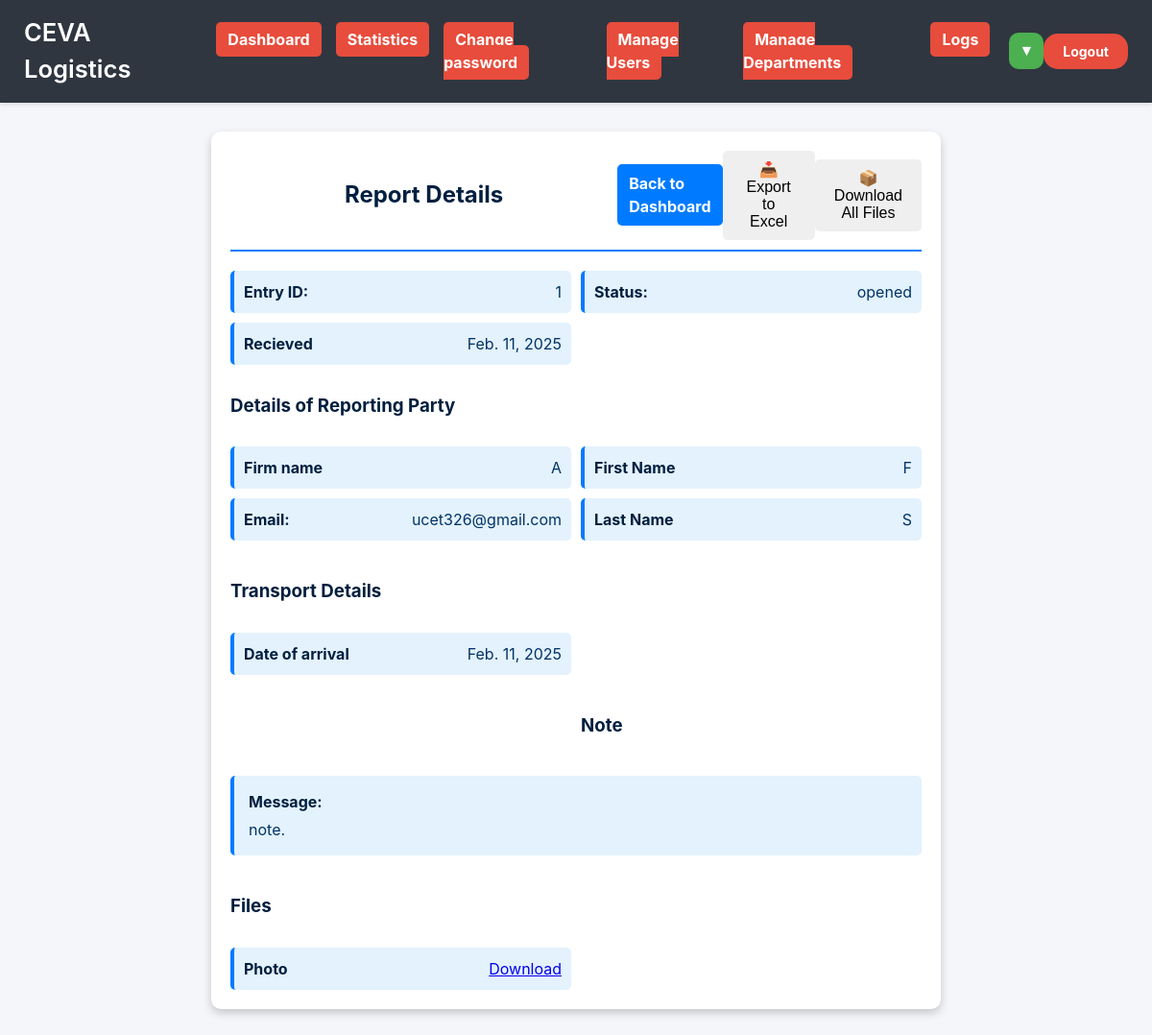
/entry_detail/1/CM (signed in), run on an earlier commit of the app's database.
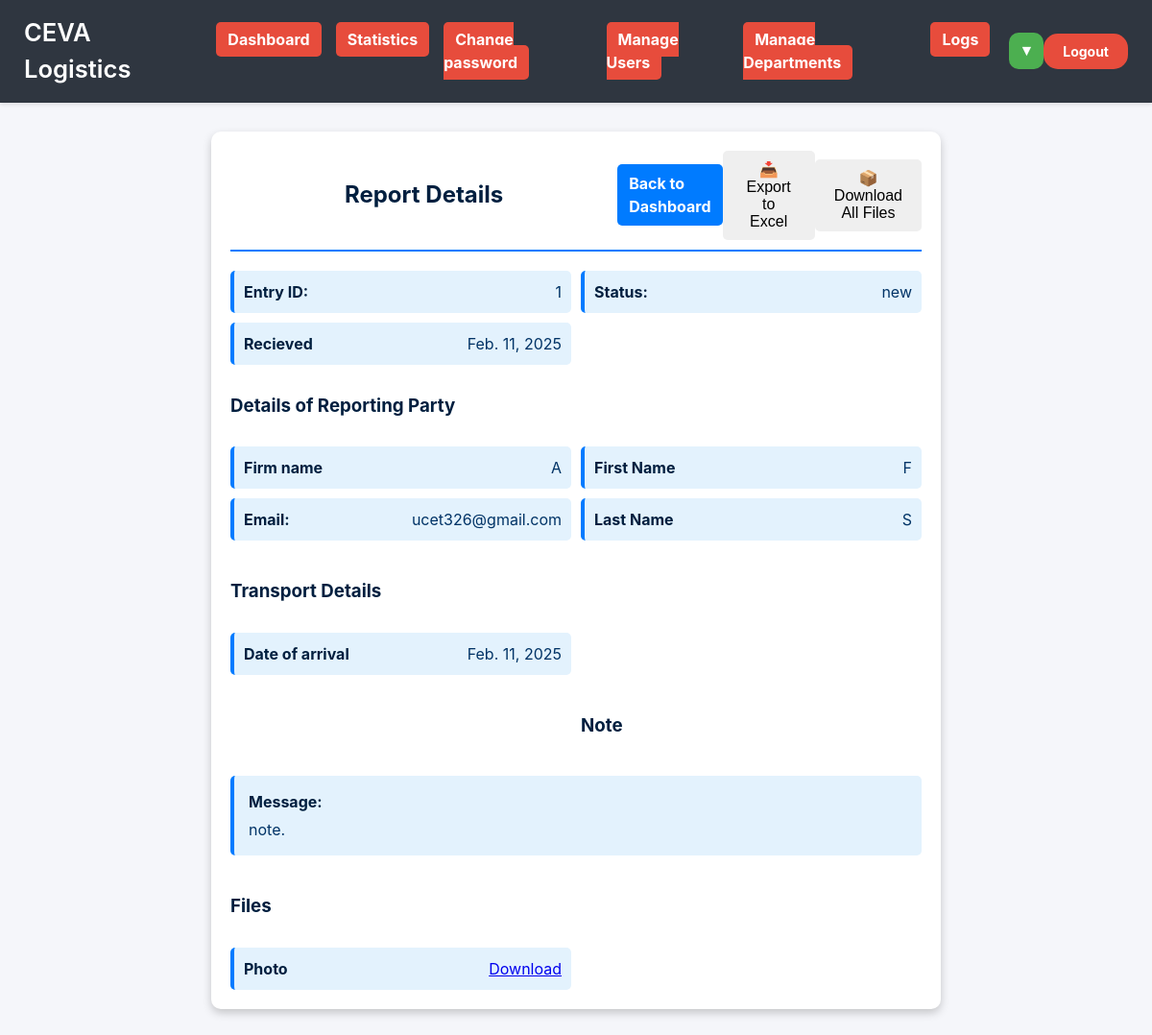
And on a later commit of the database.
### main/models.py (models this page shows, shortened)
class CommunicationModel(models.Model):
    date_of_arrival = models.DateField(auto_now_add=True)
    firm_name = models.CharField(max_length=30)
    second_name = models.CharField(max_length=30)
    first_name = models.CharField(max_length=30)
    email = models.EmailField()
    date = models.DateField(null=True, blank=True, default=datetime.date.today)
    message = models.TextField()
    photo = models.FileField(upload_to='temp/')
    status = models.CharField(max_length=20, choices=STATUS_CHOICES, default='new')

### main/views.py (the view)
# urls.py: path("entry_detail/<int:id>/<str:_type>", views.entry_detail, name="entry_detail"),
@login_required
def entry_detail(request, id, _type):
    set_language(request)
    entry = None
    match _type:
        case 'CL':
            entry = ClaimModel.objects.get(id=id)
        case 'CM':
            entry = CommunicationModel.objects.get(id=id)
        case 'TR':
            entry = TransportModel.objects.get(id=id)
        case 'VP':
            entry = PreparationModel.objects.get(id=id)
        case 'OT':
            entry = OtherModel.objects.get(id=id)
    if request.method == "POST":
        if "export" in request.POST:
            return export_single_object(request, id, entry.__class__)
        elif "download" in request.POST:
            return download_all_files(request, id, entry.__class__)
    else:
        return render(request, "entry_detail.html", {"entry" : entry})

### main/views.py (called while the page is built)
def set_language(request):
    if "language" not in request.session:
        request.session["language"] = 'en'
    activate(request.session["language"])

### main/templates/entry_detail.html (shortened to what this page needs)
{% extends "base_agent.html" %}
{% load i18n %}
{% block content %}
    <div class="details-container">
        <div class="details-header">
            <h1>{% trans "Report Details" %}</h1>
            <a href="{% url 'agent_dashboard' %}" class="back-button">{% trans "Back to Dashboard" %}</a>
            <form method="post">
                <button type="submit" name="export">📥 Export to Excel</button>
            </form>
            <form method="post">
                <button type="submit" name="download" class="download-all-button">📦 Download All Files</button>
            </form>
        </div>
        <div class="details-content">
            <div class="detail-item">
                <label for="entry-id">{% trans "Entry ID" %}:</label>
                <span id="entry-id">{{ entry.id }}</span>
            </div>
            <div class="detail-item">
                <label for="entry-status"> {% trans "Status" %}:</label>
                <span id="entry-status">{{ entry.status }}</span>
            </div>
            {% if entry.date_of_arrival %}
            <div class="detail-item">
                <label for="entry-date-of-arrival">{% trans "Recieved" %}</label>
                <span id="entry-date-of-arrival">{{ entry.date_of_arrival}}</span>
            </div>
            {% endif %}
            <div></div>
            <div><h3>{% trans "Details of Reporting Party" %}<h3></div>
            <div></div>
            <div class="detail-item">
                <label for="entry-name">{% trans "Firm name" %}</label>
                <span id="entry-name">{{ entry.firm_name}}</span>
            </div>
            <div class="detail-item">
                <label for="entry-name">{% trans "First Name" %}</label>
                <span id="entry-name">{{ entry.first_name }}</span>
            </div>
            <div class="detail-item">
                <label for="entry-email">{% trans "Email" %}:</label>
                <span id="entry-email">{{ entry.email }}</span>
            </div>
            <div class="detail-item">
                <label for="entry-name">{% trans "Last Name" %}</label>
                <span id="entry-name">{{ entry.second_name }}</span>
            </div>
            <div><h3>{% trans "Transport Details" %}<h3></div>
            <div></div>
            {% if entry.date %}
            <div class="detail-item">
                <label for="entry-date">{% trans "Date of arrival" %}</label>
                <span id="entry-date">{{ entry.date }}</span>
            </div>
            {% endif %}
            <div></div>
            <div></div><div></div>
            <div><h3>{% trans "Note" %}<h3></div>
            <div class="detail-item message-item">
                <label for="entry-message">{% trans "Message" %}:</label>
                <span id="entry-message">{{ entry.message }}</span>
            </div>
            <div><h3>{% trans "Files" %}<h3></div>
            <div></div>
            {% if entry.photo %}
            <div class="detail-item">
                <label for="entry-city">{% trans "Photo" %}</label>
                <a id="entry-document" href="{{ entry.photo.url }}" download>
                    {% trans "Download" %}
                </a>
            </div>
            {% endif %}
    </div>
    {% endblock %}

What changed in the data, as far as the page shows it:
changed CommunicationModel "ucet326@gmail.com": status "opened" → "new"
